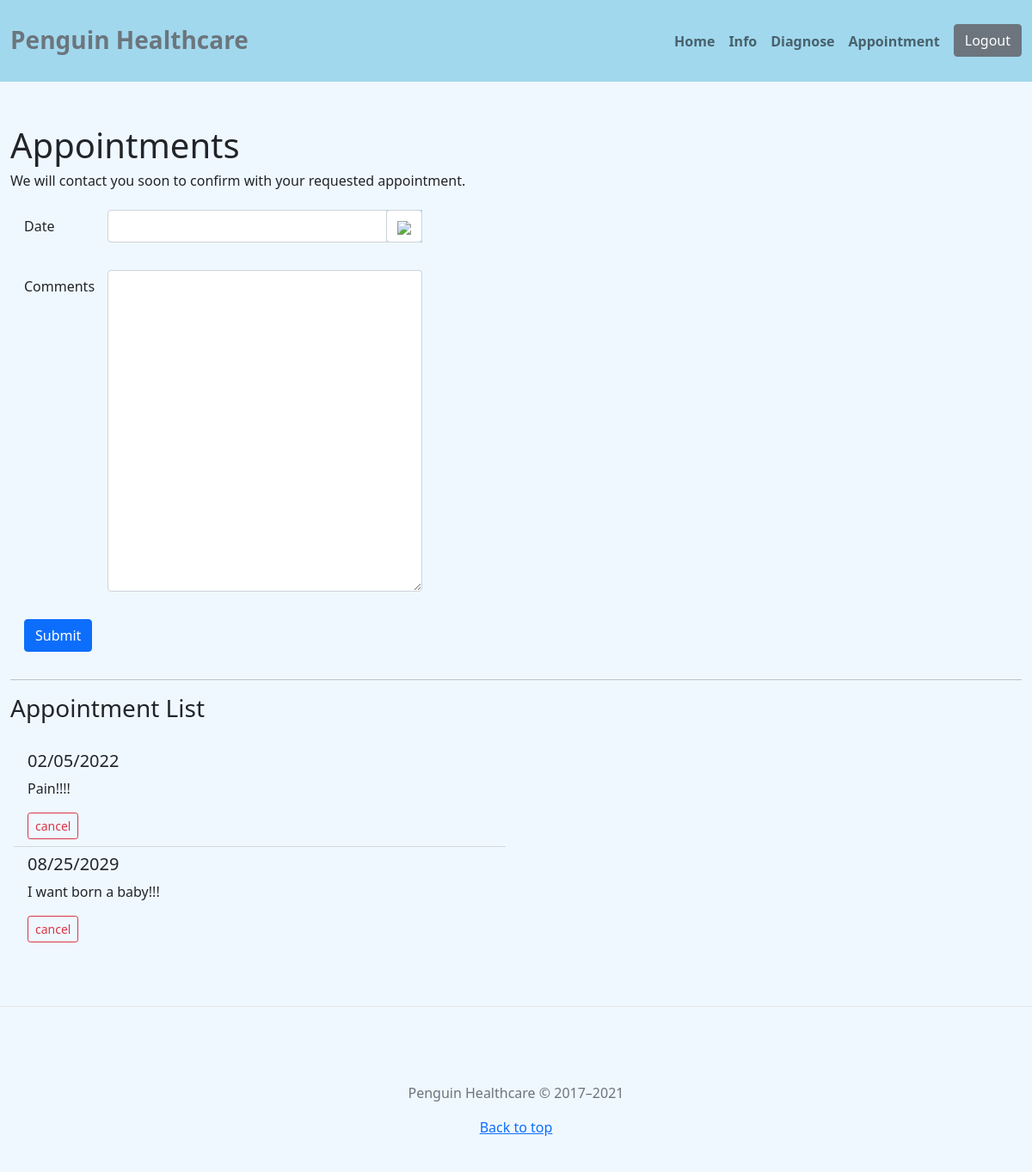
The page /appointment (signed in) on the database as committed earlier.
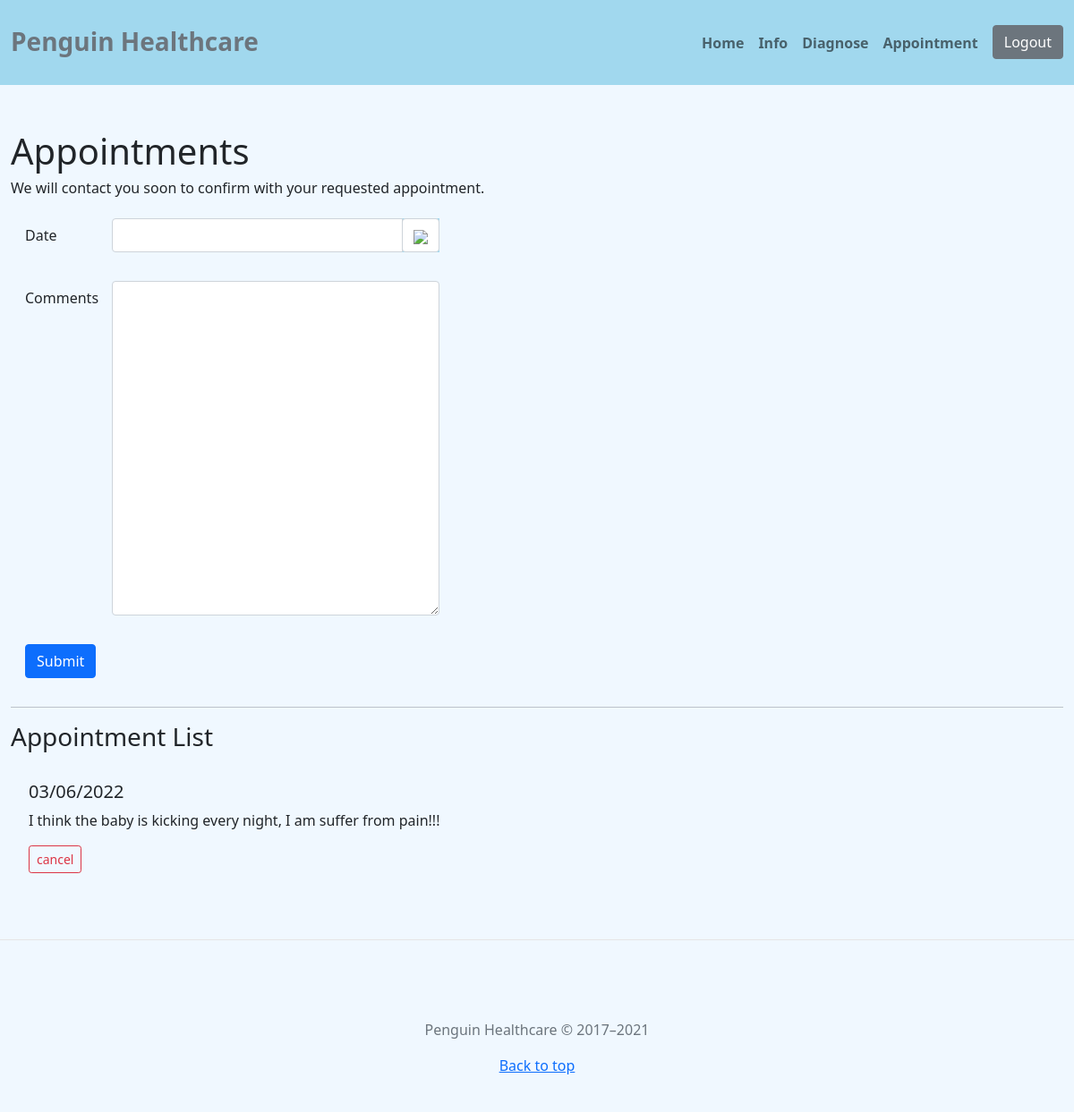
The same page on the database as committed later.
### website/database.py (models this page shows)
class Appointment(db.Model):
    id = db.Column(db.Integer, primary_key=True)
    date = db.Column(db.String(32), nullable=False)
    comment = db.Column(db.String(10240))
    user_id = db.Column(db.Integer, db.ForeignKey("user.id"))

### website/views.py (the view, shortened to what this page needs)
@views.route("/appointment", methods=["GET", "POST"])
@login_required
def appointment():
    return render_template("appointment.html", user=current_user)

### website/__init__.py (called while the page is built)
def create_app():
    app = Flask(__name__)
    app.config["SECRET_KEY"] = "17167055"
    app.config["SQLALCHEMY_DATABASE_URI"] = f"sqlite:///{DB_NAME}"
    db.init_app(app)
    from .views import views
    from .auth import auth
    from .articles import articles
    app.register_blueprint(views, url_prefix="/")
    app.register_blueprint(auth, url_prefix="/")
    app.register_blueprint(articles, url_prefix="/")
    from .database import User, Appointment
    create_database(app)
    login_manager = LoginManager()
    login_manager.login_view = 'auth.login'
    login_manager.init_app(app)
    @login_manager.user_loader
    def load_user(id):
        return User.query.get(int(id))
    return app

### website/templates/appointment.html (shortened to what this page needs)
{% extends "layout.html" %}
{% block content %}
<section id="appointment">
    <div class="container-xxl">
        <h1>Appointments</h1>
        <h6>We will contact you soon to confirm with your requested appointment.</h6>
        <form method="POST">
            <div class="row form-group p-3">
                <label for="date" class="col-sm-1 col-form-label">Date</label>
                <div class="col-sm-4">
                    <div class="input-group date" id="datepicker">
                        <input type="text" class="form-control" name="date" id="date">
                        <span class="input-group-append">
                            <span class="input-group-text bg-white d-block">
                                <img src="https://img.icons8.com/ios-filled/24/000000/calendar--v1.png" style="background-color:white"/>
                            </span>
                        </span>
                    </div>
                </div>
            </div>
            <div class="row form-group p-3">
                <label for="comment" class="col-sm-1 col-form-label">Comments</label>
                <div class="col-sm-4">
                    <textarea class="form-control" id="comment" name="comment" cols="30" rows="15"></textarea>
                </div>
            </div>
            <div class="d-grid gap-2 d-md-flex justify-content-md-start p-3">
                <button type="submit" class="btn btn-primary">Submit</button>
            </div>
        </form>
        <hr>
        <h3>Appointment List</h3>
        <div class="row form-group p-3">
            <ul class="list-group list-group-flush col-sm-6" id="notes">
                {% for appointment in user.appointments %}
                <li style="background-color:aliceblue" class="list-group-item">
                <h5>{{ appointment.date }}</h5>
                <p>{{ appointment.comment }}</p>
                <button type="button" class="btn btn-outline-danger btn-sm" onClick="deleteAppointment({{ appointment.id }})">
                    cancel
                </button>
                </li>
                {% endfor %}
            </ul>
        </div>
    </div>
</section>
{% endblock %}

### website/templates/layout.html (shortened to what this page needs)
<!doctype html>
<html lang="en">
<head>
    <link rel="stylesheet" href="https://cdn.jsdelivr.net/npm/bootstrap@5.0.2/dist/css/bootstrap.min.css"
>
    <link rel="stylesheet"
        href="https://cdnjs.cloudflare.com/ajax/libs/bootstrap-datepicker/1.9.0/css/bootstrap-datepicker.min.css">
    <link rel="stylesheet" type="text/css" href="./{{ url_for('static', filename='styles/style.css') }}">
</head>
<body>
    <nav class="navbar navbar-expand-md navbar-light">
        <div class="container-xxl">
            <a href="/home" class="navbar-brand">
                <span class="fw-bold text-secondary h3">Penguin Healthcare</span>
            </a>
            <div class="collapse navbar-collapse justify-content-end align-center" id="main-nav">
                <ul class="navbar-nav fw-bold">
                    <li class="nav-item">
                        <a class="nav-link" href="/home">Home</a>
                    </li>
                    <li class="nav-item">
                        <a class="nav-link" href="/info">Info</a>
                    </li>
                    <li class="nav-item">
                        <a class="nav-link" href="/diagnose">Diagnose</a>
                    </li>
                    <li class="nav-item">
                        <a class="nav-link" href="/appointment">Appointment</a>
                    </li>
                    <li class="nav-item ms-2 d-none d-md-inline" , id="btnLogout">
                        <a class="btn btn-secondary" href="/logout">Logout</a>
                    </li>
                </ul>
            </div>
        </div>
    </nav>
    {% block content %}{% endblock %}
    <footer class="blog-footer">
        <p class="mt-5 mb-3 text-muted">Penguin Healthcare &copy; 2017–2021</p>
        <p>
            <a href="#">Back to top</a>
        </p>
    </footer>
</body>
</html>

### website/static/styles/style.css (style rules this page uses)
* { margin: 0px; padding: 0px; background-color: aliceblue; }
.navbar { background-color: rgb(161, 216, 238); padding: 25px 0px; }
#main-nav, span, nav div.container-xxl, .nav-link, .navbar-brand, .navbar-nav, .navbar-toggler-icon, .collapse, #btnLogout { background-color: rgb(161, 216, 238); }
.blog-footer { padding: 2.5rem 0; color: #727272; text-align: center; border-top: 0.05rem solid #e5e5e5; }
.blog-footer p:last-child { margin-bottom: 0; }
#appointment { padding: 50px 0px; }

Rows that differ between the two databases and show on the page:
removed Appointment: date "08/25/2029", comment "I want born a baby!!!"
changed Appointment: date "02/05/2022" → "03/06/2022"; comment "Pain!!!!" → "I think the baby is kicking every night, I am suffer from pain!!!"
